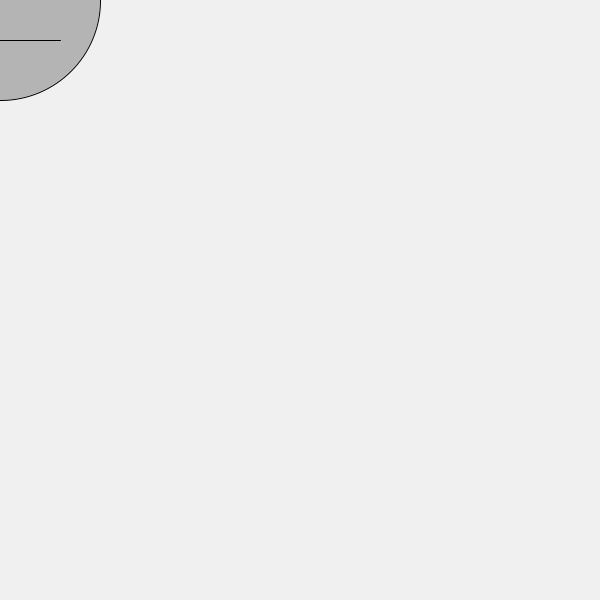
Frame 1 (no input)
Frame 60 (the mouse pressed at the canvas centre just before this capture): identical to frame 1, image omitted
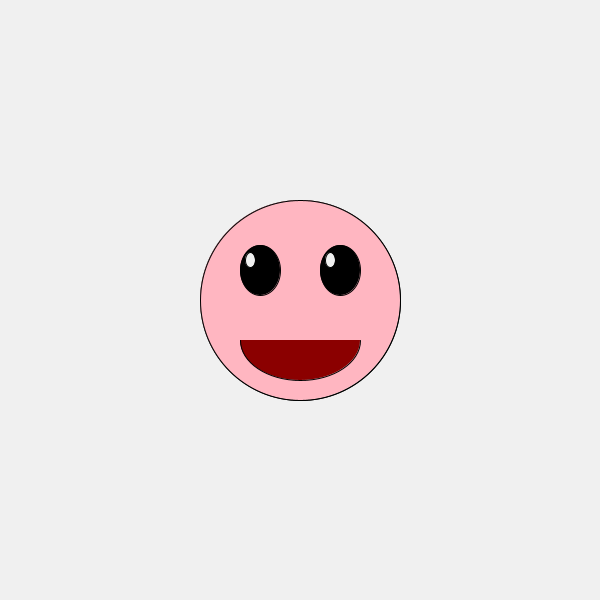
Frame 120 (the mouse held since frame 60 and released just before this capture)

The Processing sketch that drew these frames (run headless with seeded random() and noise(); from frame 60 on, the mouse is pressed at the canvas centre):

// Processing sketch: processing_103282
// ── processing_103282.pde

//Name : Liheng Zhang
//Date : 07/08/2013
//Project Name : Sad/Happy Face
//Click your mouse makes it happy.

void setup () {
  size (600, 600);
  smooth();
  fill(0,102);
}

void draw() 
  {
    background (240);
    
    fill(180);
    ellipse (mouseX, mouseY, 200,200);
    
    fill(0);
    ellipse (mouseX-40, mouseY-30, 40,50);
    
    fill(240);
    ellipse (mouseX-50, mouseY-40, 10,15);
    
    fill(0);
    ellipse (mouseX+40, mouseY-30, 40,50);
    
    fill(240);
    ellipse (mouseX+30, mouseY-40, 10,15);
    
    line (mouseX-60, mouseY+40, mouseX+60, mouseY+40);
    
    
    if(mousePressed == true)
    {
      fill(255,182,193);
      ellipse (mouseX, mouseY, 200,200);
      
      fill(0);
      ellipse (mouseX-40, mouseY-30, 40,50);
      
      fill(240);
      ellipse (mouseX-50, mouseY-40, 10,15);
      
      fill(0);
      ellipse (mouseX+40, mouseY-30, 40,50);
      
      fill(240);
      ellipse (mouseX+30, mouseY-40, 10,15);
      
      fill(139,0,0);
      arc (mouseX, mouseY+40, 120, 80, radians(0), radians(180) );
      
    }
  }
